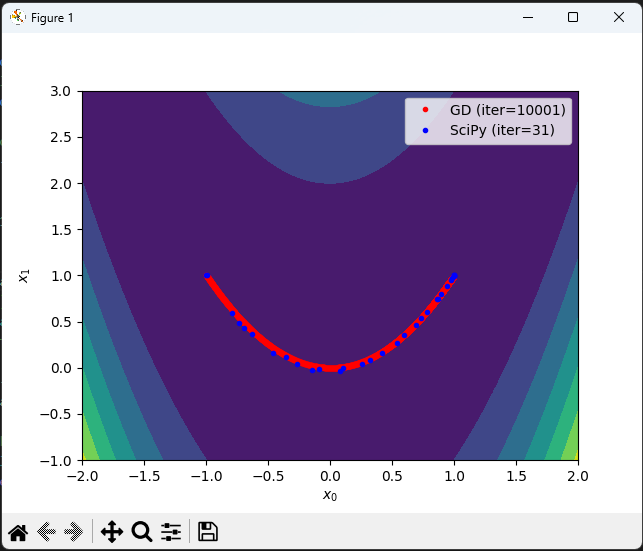

The script that drew this image:
import numpy as np
import matplotlib.pyplot as plt
from scipy.optimize import minimize

if __name__ == '__main__':
    # Define a cost function and its gradient
    f   = lambda x: (1 - x[0])**2 + 100*(x[1] - x[0]**2)**2
    # TODO: Fill the gradient vector as [df / dx[0], df / dx[1]]
    fd  = lambda x: np.array([-2 * (1 - x[0]) - 400 * x[0] * (x[1] - x[0]**2), 200 * (x[1] - x[0]**2)]) 

    # Define configuration
    x_init = [-1, 1]   # Please try other initial points
    learn_rate = 0.001 # Please try 0.01, 0.005, and 0.0001
    max_iter = 10000   # Please try 100, 1000, and 100000
    min_tol = 1e-6

    # Optimize the cost function using my gradient descent
    x = np.array(x_init)
    gd_xs = [x]
    for i in range(max_iter):
        # Run the gradient descent
        xp = x
        x = x - learn_rate * fd(x) # TODO: Implement your gradient descent
        gd_xs.append(x)

        # Check the terminal condition
        if np.linalg.norm(x - xp) < min_tol:
            break
    gd_xs = np.array(gd_xs)

    # Optimize the cost function using SciPy
    result = minimize(f, x_init, tol=min_tol, options={'maxiter': max_iter, 'return_all': True})
    sp_xs = np.array(result.allvecs)

    # Visualize the results
    x_range = np.linspace(-2, 2, 100)
    y_range = np.linspace(-1, 3, 100)
    xx, yy = np.meshgrid(x_range, y_range)
    zz = f((xx, yy))
    plt.contourf(xx, yy, zz)
    plt.plot(gd_xs[:,0], gd_xs[:,1], 'r.', label=f'GD (iter={len(gd_xs)})')
    plt.plot(sp_xs[:,0], sp_xs[:,1], 'b.', label=f'SciPy (iter={result.nit})')
    plt.xlabel('$x_0$')
    plt.ylabel('$x_1$')
    plt.legend()
    plt.show()
